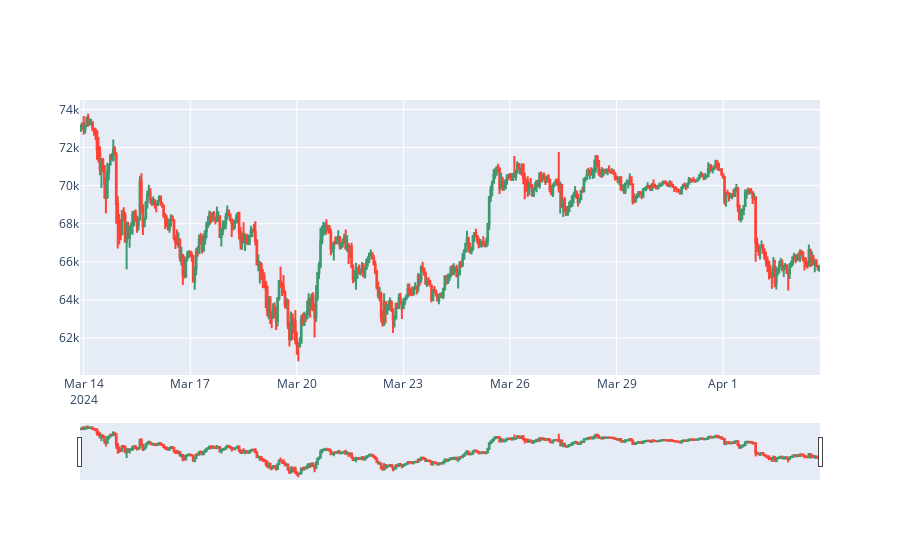

The cell this chart's notebook holds for it:
### Code cell
import plotly.graph_objects as go

fig = go.Figure(data=[go.Candlestick(x=df['datetime'],
                open=df['open'],
                high=df['high'],
                low=df['low'],
                close=df['close'])])

fig.show()

### Figure 1 — Plotly figure (JSON) as saved in the notebook; plotly's stock layout.template omitted (floating-point values rounded to 4 significant figures; data arrays with more than 128 entries replaced by an {"elided": "..."} marker saying what was removed)
{"data": [{"close": {"elided": "500 float values"}, "high": {"elided": "500 float values"}, "low": {"elided": "500 float values"}, "open": {"elided": "500 float values"}, "type": "candlestick", "x": {"elided": "500 str values"}}], "layout": {}}
